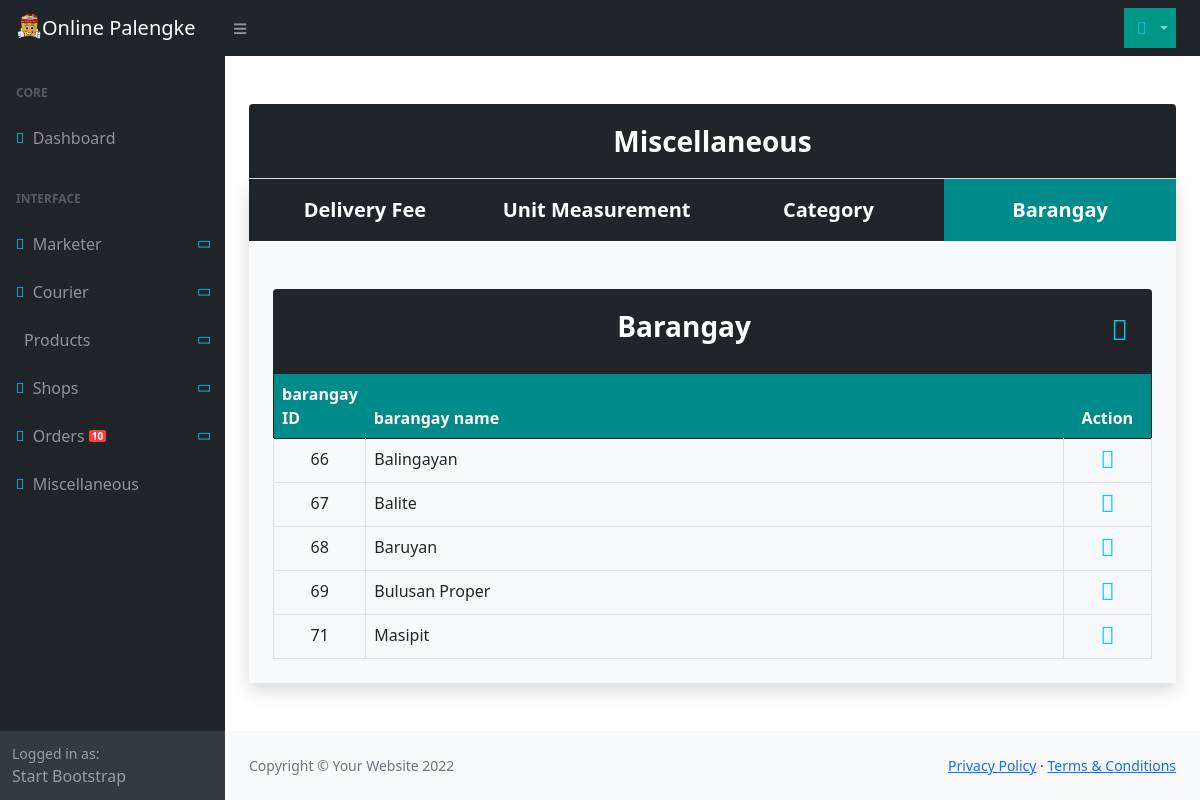
Screenshot of /admin/miscellaneous/barangay (signed in) with the database file from the repository.
### tables this page shows
CREATE TABLE IF NOT EXISTS `tbl_barangay` (
  `brgy_id` int NOT NULL AUTO_INCREMENT,
  `brgy_name` varchar(30) NOT NULL,
  `delivery_fee` double NOT NULL,
  PRIMARY KEY (`brgy_id`)
);

### app/controllers/Admin.php (called while the page is built, shortened)
<?php
class Admin extends Controller
{
    public function __construct()
    {
        $this->call->helper(['form', 'alert']);
        $this->call->model('M_admin');
        $this->call->model('upload');
    }
    public function Miscellaneous($mode = ' ', $selected = 'all')
    {
        $data['transaction'] = $this->M_admin->notif_transaction();
        if (strtolower($mode) == 'delivery-fee') {
            $data['deliveryFees'] = $this->M_admin->getDeliveryFee();
            $this->call->view('admin/delivery-fee', $data);
        }
        else if (strtolower($mode) == 'barangay') {
            $data['hasError'] = '';
            $data['barangays'] = $this->M_admin->getBarangay();
            $this->call->view('admin/barangay', $data);
        }
        else {
            $data['heading'] = '404 Page Not Found';
            $data['message'] = 'The page you requested was not found.';
            $this->call->view('errors/error_404', $data);
        }
    }
}

### scheme/kernel/Router.php (called while the page is built, shortened)
<?php
class Router
{
	protected $uri_string = '';
	private $route = array();
	public function __construct() {
		$this->route = route_config();
	}
	public function remap_url($url, $route)
    {
        return $this->uri_string;
    }
	public function parse_url()
	{
		$this->uri_string = trim(str_replace($_SERVER['SCRIPT_NAME'], '', $_SERVER['PHP_SELF']), '/');
		$this->url = explode('/', $this->remap_url(filter_var($this->uri_string, FILTER_SANITIZE_URL), $this->route));
		return $this->url;
	}
	public function initiate()
	{
		$this->controller = config_item('default_controller');
		$this->method = config_item('default_method');
		$segments = $this->parse_url();
		if(isset($segments[0]) && !empty($segments[0]))
		{
			if($this->route['translate_uri_dashes'] == TRUE)
				$this->controller = str_replace('-', '_', ucfirst($segments[0]));
			else
				$this->controller = ucfirst($segments[0]);
		}
		if(isset($segments[1]) && !empty($segments[1]))
		{
			if($this->route['translate_uri_dashes'] == TRUE)
				$this->method = str_replace('-', '_', $segments[1]);
			else
				$this->method = $segments[1];
		}
		if(file_exists(APP_DIR . 'controllers/' . $this->controller . '.php'))
		{
			unset($segments[0]);
			if(method_exists($this->controller, $this->method))
				unset($segments[1]);
			else
				empty($this->route['404_override']) ? show_404() : show_404('', '', $this->route['404_override']);
			$this->params = $segments ? array_values($segments) : array();
			call_user_func_array([new $this->controller, $this->method], $this->params);
		} else {
			empty($this->route['404_override']) ? show_404() : show_404('', '', $this->route['404_override']);
		}
	}
}
?>

### scheme/kernel/LavaLust.php (called while the page is built, shortened)
<?php
require_once SYSTEM_DIR . 'kernel/Routine.php';
$router =& load_class('router', 'kernel');
require_once SYSTEM_DIR . 'kernel/Controller.php';
function &lava_instance()
{
  return Controller::instance();
}
$router->initiate();
?>

### index.php (called while the page is built, shortened)
<?php
require_once(SYSTEM_DIR . 'kernel/LavaLust.php');
?>

### scheme/database/Database.php (called while the page is built, shortened)
<?php
class Database {
    private $db = NULL;
    public function __construct($dbname = NULL)
    {
        if(is_null($dbname)) {
            $database_config = database_config()['main'];
        } else {
            if(isset(database_config()[$dbname])) {
                $database_config = database_config()[$dbname];
            } else {
                throw new PDOException('No active configuration for this database.');
            }
        }
        $this->driver = $database_config['driver'];
        $this->charset = $database_config['charset'];
        $this->dbost = $database_config['hostname'];
        $this->port = $database_config['port'];
        $this->dbname = $database_config['database'];
        $this->dbuser = $database_config['username'];
        $this->dbpass = $database_config['password'];
        $this->dsn = ''.$this->driver.':host=' . $this->dbost . ';dbname=' . $this->dbname . ';charset=' . $this->charset . ';port=' . $this->port;
        $options = array(
            PDO::ATTR_ERRMODE            => PDO::ERRMODE_EXCEPTION,
            PDO::ATTR_DEFAULT_FETCH_MODE => PDO::FETCH_ASSOC,
            PDO::ATTR_EMULATE_PREPARES   => false,
        );
        try {
            $this->db = new PDO($this->dsn, $this->dbuser, $this->dbpass, $options);
        } catch (Exception $e) {
            throw new PDOException($e->getMessage());
        }
    }
    public function raw($query, $args = [])
    {
        $query = trim($query);
        $this->bindValues = $args;
        if (strpos( strtoupper($query), "SELECT" ) === 0 ) {
            $stmt = $this->db->prepare($query);
            $stmt->execute($this->bindValues);
            return $stmt->fetchAll();
        }else{
            $stmt = $this->db->prepare($query);
            $stmt->execute($this->bindValues);
            return $stmt->rowCount();
        }
    }
}

### app/config/database.php (called while the page is built, shortened)
<?php
$database['main'] = array(
    'driver'	=> 'mysql',
    'hostname'	=> 'localhost',
    'port'		=> '3306',
    'username'	=> 'root',
    'password'	=> '',
    'database'	=> 'onlinepalengke_db',
    'charset'	=> 'utf8',
    'dbprefix'	=> '',
);
?>

### scheme/kernel/Routine.php (called while the page is built, shortened)
<?php
if ( ! function_exists('database_config'))
{
	function &database_config()
	{
		static $database;
		if ( file_exists(APP_DIR . 'config/database.php') )
		{
			require_once APP_DIR . 'config/database.php';
			if ( isset($database)  OR is_array($database) )
			{
				foreach( $database as $key => $val )
				{
					$database[$key] = $val;
				}
				return $database;
			}
		} else
			show_404('404 Not Found', 'The configuration file does not exist');
	}
}

### app/models/M_admin.php (called while the page is built, shortened)
<?php
class M_admin extends Model
{
   public function getBarangay()
   {
      return $this->db->raw('SELECT * FROM tbl_barangay ORDER BY brgy_name');
   }
}

### scheme/kernel/Model.php (called while the page is built, shortened)
<?php
class Model {
    public function __get($key)
    {
        return lava_instance()->$key;
    }
}

### app/views/admin/barangay.php (the view, shortened to what this page needs)
<!DOCTYPE html>
<html lang="en">
<head>
    <link rel="stylesheet" href="<?php echo BASE_URL . PUBLIC_DIR; ?>/css/admin/styles.css">
    <link rel="stylesheet" href="https://pro.fontawesome.com/releases/v5.10.0/css/all.css">
</head>
<body>
    <?php include 'nav-bar.php' ?>
    <div class="container px-4 pt-5">
        <div class="bg-dark text-white p-3 border-bottom text-center fs-3 fw-bold rounded-top">Miscellaneous</div>
        <div class="p-0 row m-0 text-center bg-dark text-white align-items-center fs-4 fw-bold shadow">
            <a class="btn btn-dark col p-3 fs-5 fw-bold border-0 rounded-0" href="<?= BASE_URL . 'admin/miscellaneous/delivery-fee' ?>">Delivery Fee</a>
            <a class="btn btn-dark col p-3 fs-5 fw-bold border-0 rounded-0" href="<?= BASE_URL . 'admin/miscellaneous/unit-of-measure' ?>">Unit Measurement</a>
            <a class="btn btn-dark col p-3 fs-5 fw-bold border-0 rounded-0" href="<?= BASE_URL . 'admin/miscellaneous/category' ?>">Category</a>
            <a class="btn btn-dark col p-3 fs-5 fw-bold border-0 rounded-0" style="background-color: darkcyan;" href="<?= BASE_URL . 'admin/miscellaneous/barangay' ?>">Barangay</a>
            <div class="col-12 bg-light text-black p-4 border-3 border-warning">
                <div class="fw-bold fs-4 text-white py-3 mt-4 bg-dark rounded-top d-flex justify-content-between">
                    <span class="fs-3 fw-bold">Barangay</span>
                    <a style="cursor: pointer;" class="nav-link" data-bs-toggle="modal" data-bs-target="#addBarangay"><i class="fad fa-plus-square text-info fs-3 me-2"></i></a>
                </div>
                <table class="table table-bordered table-hover m-0 pt-3 fw-normal fs-6 bg-light">
                    <thead class="border-0 text-white" style="background-color: darkcyan;">
                        <tr class="border-1 border-dark">
                            <th class="border-0 text-start" width="10%">barangay ID</th>
                            <th class="border-0 text-start">barangay name</th>
                            <th class="border-0 text-center" width="10%">Action</th>
                        </tr>
                    </thead>
                    <tbody class="border-top-0">
                        <?php foreach ($barangays as $barangay) { ?>
                            <tr class="">
                                <td><?= $barangay['brgy_id'] ?></td>
                                <td class="text-start"><?= $barangay['brgy_name'] ?></td>
                                <td><a onclick="passData(this)" data-bs-toggle="modal" data-bs-target="#updateBarangay" href="#"><i class="fad fa-pen-square text-info fs-4"></i></a></td>
                            </tr>
                        <?php } ?>
                    </tbody>
                </table>
            </div>
        </div>
    </div>
    <?php include 'footer.php' ?>
</body>
</html>

### rows the page displays
tbl_barangay: brgy_id "66", brgy_name "Balingayan"
tbl_barangay: brgy_id "67", brgy_name "Balite"
tbl_barangay: brgy_id "68", brgy_name "Baruyan"
tbl_barangay: brgy_id "69", brgy_name "Bulusan Proper"
tbl_barangay: brgy_id "71", brgy_name "Masipit"
